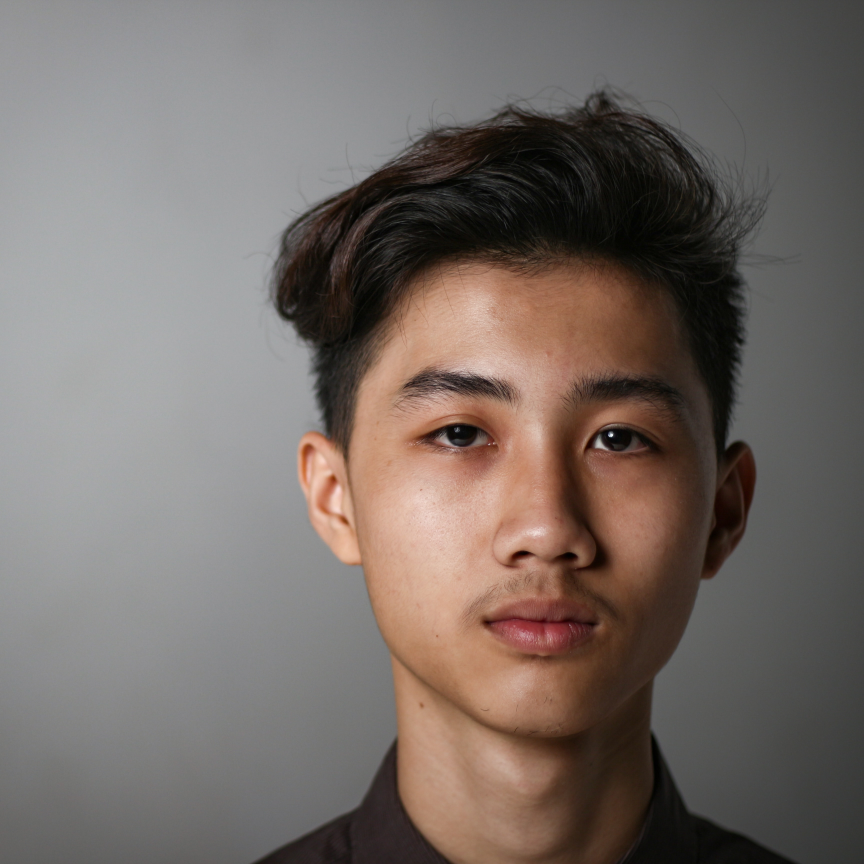
#> input picture OpenCV Course/face_recognition/Face/face1.jpg, 3456 x 3456 px (shown at 1/4 size)
$ python face_detect.py
#> lines starting #> are read from the running program, lines starting #| are printed output that depends on the picture; after the words box and inside, x2 and y2 are one past the last pixel; in counts of white or black regions, pixels touching at a corner belong together
#> further down, img is the input picture: shape (3456, 3456, 3); mean B, G, R 102.9, 107.9, 117.6
import cv2 as cv

def rescaleFrame(frame, scale=.05):
#> called with scale = 0.2
    width = int(frame.shape[1] * scale)
#> width = 691
    height = int(frame.shape[0] * scale)
#> height = 691
    dimensions = (width, height)
#> dimensions = (691, 691)

    return cv.resize(frame, dimensions, interpolation=cv.INTER_AREA)
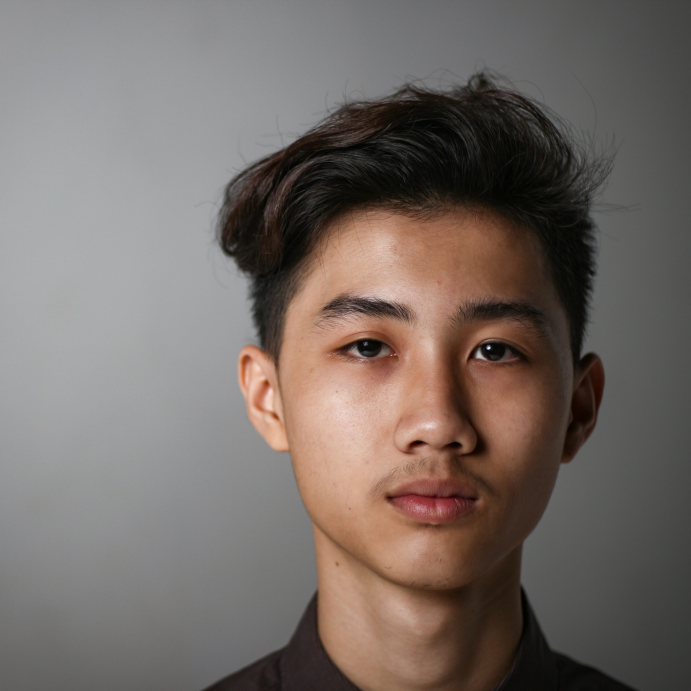
#> returned value: shape (691, 691, 3); mean of channels 0, 1, 2 102.9, 107.9, 117.6; drawn as B, G, R

img = cv.imread('Face/face1.jpg')
img_resized = rescaleFrame(img, 0.20)

#cv.imshow('Person', img_resized)

gray = cv.cvtColor(img_resized, cv.COLOR_BGR2GRAY)
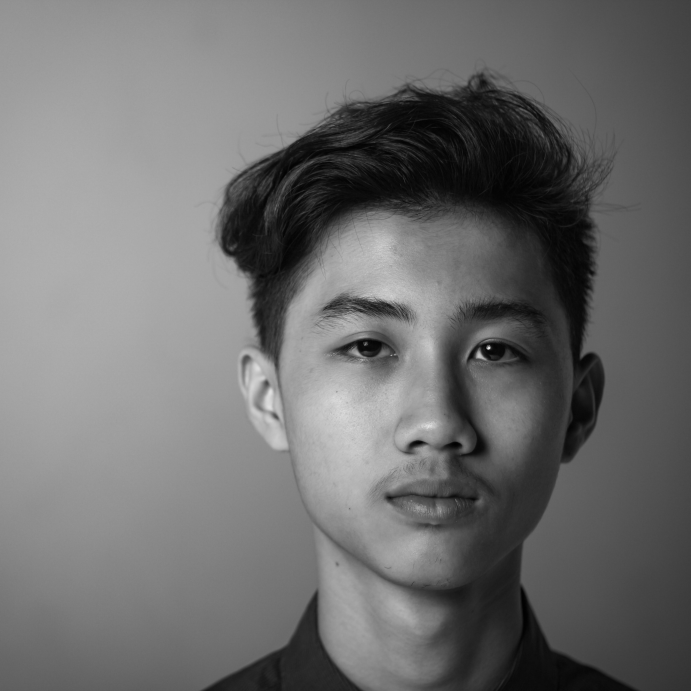
#> gray: shape (691, 691); min 1, max 230, mean 110.2
cv.imshow('Gray Person', gray)

haar_cascade = cv.CascadeClassifier('haar_face.xml')

faces_rect = haar_cascade.detectMultiScale(gray, scaleFactor=1.1, minNeighbors=3)
#> faces_rect = [[244, 206, 376, 376]]

print(f'Number of faces found: {len(faces_rect)}')
#| Number of faces found: 1

for (x,y,w,h) in faces_rect:
    cv.rectangle(img_resized, (x,y), (x+w,y+h), (0,255,0), thickness=2)
#> this loop made 1 pass
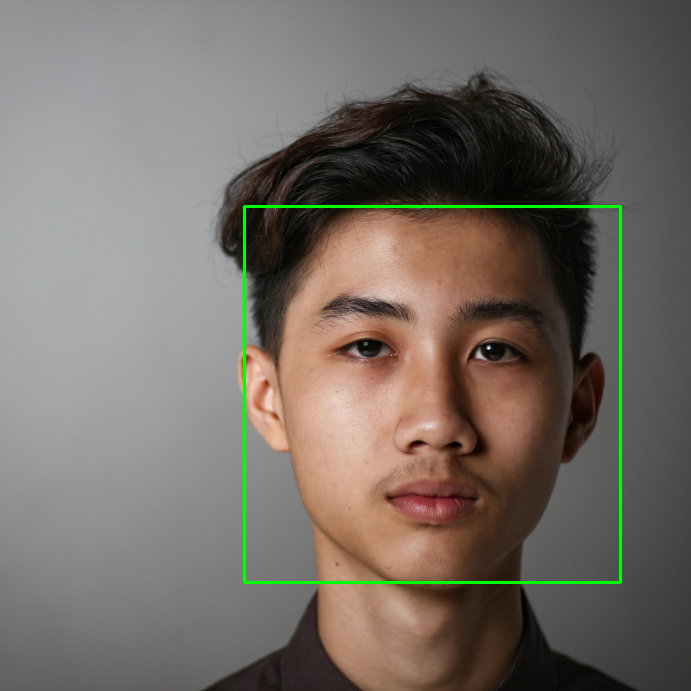
#> img_resized: shape (691, 691, 3); 0.94% of pixels changed, all inside (x1, y1, x2, y2) = (243, 205, 622, 584)

cv.imshow('Detected Faces', img_resized)
cv.waitKey(0)
